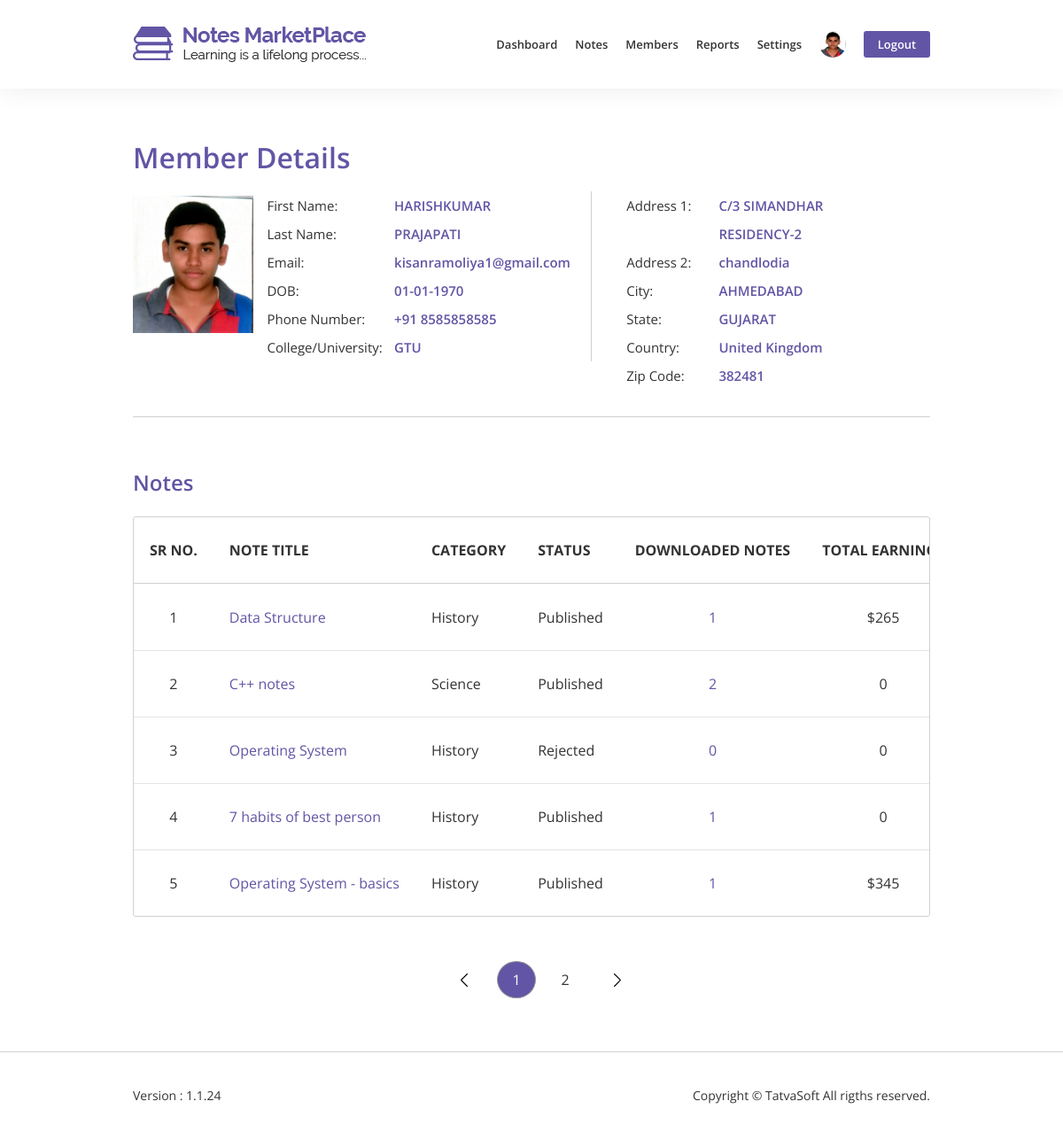
/admin/member_details.php?member=44 (signed in), run on the app's committed database.
### tables this page shows
CREATE TABLE `user` (
  `UserID` int(11) NOT NULL,
  `RoleID` int(11) NOT NULL,
  `FirstName` varchar(50) NOT NULL,
  `LastName` varchar(50) NOT NULL,
  `EmailID` varchar(100) NOT NULL,
  `Password` varchar(200) NOT NULL,
  `IsEmailVerified` bit(10) NOT NULL DEFAULT b'0',
  `SecondaryEmailID` varchar(100) DEFAULT NULL,
  `BirthDate` date DEFAULT NULL,
  `Gender` tinyint(1) DEFAULT NULL COMMENT '0-Male 1-Female',
  `PhoneNo` varchar(20) DEFAULT NULL,
  `ProfilePictureFile` varchar(100) DEFAULT NULL,
  `Address1` varchar(100) DEFAULT NULL,
  `Address2` varchar(100) DEFAULT NULL,
  `City` varchar(50) DEFAULT NULL,
  `State` varchar(50) DEFAULT NULL,
  `Zipcode` varchar(50) DEFAULT NULL,
  `CountryID` int(11) DEFAULT NULL,
  `University` varchar(100) DEFAULT NULL,
  `CollegeName` varchar(100) DEFAULT NULL,
  `CreatedDate` datetime DEFAULT NULL,
  `CreatedBy` int(11) DEFAULT NULL,
  `ModifiedDate` datetime DEFAULT NULL,
  `ModifiedBy` int(11) DEFAULT NULL,
  `IsActive` bit(10) NOT NULL DEFAULT b'1'
);

CREATE TABLE `countrytable` (
  `CountryID` int(11) NOT NULL,
  `CountryName` varchar(100) NOT NULL,
  `CountryCode` varchar(10) NOT NULL,
  `CreatedDate` datetime DEFAULT NULL,
  `CreatedBy` int(11) DEFAULT NULL,
  `ModifiedDate` datetime DEFAULT NULL,
  `ModifiedBy` int(11) DEFAULT NULL,
  `IsActive` bit(10) NOT NULL DEFAULT b'1'
);

CREATE TABLE `notes` (
  `NoteID` int(11) NOT NULL,
  `NoteTitle` varchar(100) NOT NULL,
  `CategoryID` int(11) NOT NULL,
  `DisplayPictureFile` varchar(100) NOT NULL,
  `NoteFile` varchar(255) NOT NULL,
  `TypeID` int(11) NOT NULL,
  `NotePage` int(11) NOT NULL,
  `Description` varchar(255) NOT NULL,
  `CountryID` int(11) DEFAULT NULL,
  `InstituteName` varchar(200) DEFAULT NULL,
  `CourseName` varchar(100) DEFAULT NULL,
  `CourseCode` varchar(100) DEFAULT NULL,
  `ProfessorName` varchar(100) DEFAULT NULL,
  `SellType` bit(10) NOT NULL,
  `NotePrice` int(11) DEFAULT NULL,
  `PreviewFile` varchar(100) DEFAULT NULL,
  `SellerID` int(11) NOT NULL,
  `NoteStatusID` int(11) NOT NULL,
  `PublishedDate` datetime DEFAULT NULL,
  `ActionedBy` int(11) DEFAULT NULL,
  `AdminRemark` varchar(255) DEFAULT NULL,
  `CreatedDate` datetime DEFAULT NULL,
  `CreatedBy` int(11) DEFAULT NULL,
  `ModifiedDate` datetime DEFAULT NULL,
  `ModifiedBy` int(11) DEFAULT NULL,
  `IsActive` bit(10) NOT NULL DEFAULT b'1'
);

CREATE TABLE `categorytable` (
  `CategoryID` int(11) NOT NULL,
  `Category` varchar(100) NOT NULL,
  `Description` varchar(255) NOT NULL,
  `CreatedDate` datetime DEFAULT NULL,
  `CreatedBy` int(11) DEFAULT NULL,
  `ModifiedDate` datetime DEFAULT NULL,
  `ModifiedBy` int(11) DEFAULT NULL,
  `IsActive` bit(10) NOT NULL DEFAULT b'1'
);

CREATE TABLE `notestatus` (
  `NoteStatusID` int(11) NOT NULL,
  `Status` varchar(100) NOT NULL,
  `CreatedDate` datetime DEFAULT NULL,
  `CreatedBy` int(11) DEFAULT NULL,
  `ModifiedDate` datetime DEFAULT NULL,
  `ModifiedBy` int(11) DEFAULT NULL,
  `IsActive` bit(10) NOT NULL DEFAULT b'1'
);

### functions.php (called while the page is built, shortened)
<?php
include 'Database/database.php';
?>
<?php
function ProfileImage($user_id){
    global $connection;
    $query = "SELECT DefaultProfilePicture FROM systemtable WHERE SystemID = 1";
    $profile_query = mysqli_query($connection,$query);
    $row = mysqli_fetch_array($profile_query);
    $default_profile_picture = $row['DefaultProfilePicture'];
    $query = "SELECT ProfilePictureFile FROM user WHERE UserID = $user_id";
    $profile_picture_query = mysqli_query($connection, $query);
    $row = mysqli_fetch_array($profile_picture_query);
    $profile_image = $row['ProfilePictureFile'];
    if(!empty($profile_image)){
        $profile_image = "../images/uploads/profile_picture/$profile_image";
    }
    else{
        $profile_image = "../images/uploads/profile_picture/$default_profile_picture";
    }
    return $profile_image;
}
?>

### admin/member_details.php (the view, shortened to what this page needs)
<?php
    include '../Database/database.php';
    include '../functions.php';
    $member_id=$_GET['member'];
    $profile_image_nav = ProfileImage($member_id);
    $query = "SELECT * FROM user WHERE UserID = $member_id";
    $member_data_query = mysqli_query($connection, $query);
    while($row = mysqli_fetch_array($member_data_query)){
        $query = "SELECT CountryName FROM countrytable WHERE CountryID = {$row['CountryID']}";
        $country_query = mysqli_query($connection, $query);
        $row1 = mysqli_fetch_array($country_query);
        $country = $row1['CountryName'];
        $fname = $row['FirstName'];
        $lname = $row['LastName'];
        $email = $row['EmailID'];
        $DOBirth   = $row['BirthDate'];
        $DOB = date('m-d-Y',strtotime($DOBirth));
        $phone_no = $row['PhoneNo'];
        $university = $row['University'];
        $address_1 = $row['Address1'];
        $address_2 = $row['Address2'];
        $city = $row['City'];
        $state = $row['State'];
        $zipcode = $row['Zipcode'];
    }
?>
<!DOCTYPE html>
<html lang="en">
    <head>
        <link rel="stylesheet" href="../css/datatable/jquery.dataTables.min.css">
        <link rel="stylesheet" href="../css/bootstrap/bootstrap.min.css">
        <link rel="stylesheet" href="../css/admin-style.css">
        <link rel="stylesheet" href="../css/admin-responsive.css">
    </head>
    <body>
        <nav class="navbar fixed-top navbar-expand-lg box">
            <div class="container-fluid">
                <a class="navbar-brand" href="dashboard_admin.php">
                    <img src="../images/home/logo.png" alt="NotesMarketPlace logo">
                </a>
                <div class="collapse navbar-collapse" id="navbarTogglerDemo01">
                    <ul class="navbar-nav ml-auto">
                        <li><a href="dashboard_admin.php">Dashboard</a></li>
                        <li class="dropdown">
                            <a href="#" style="border: none;" class="dropdown-toggle" id="profile-dropdown" data-toggle="dropdown" aria-haspopup="true" aria-expanded="false">Notes</a>
                        </li>
                        <li><a href="members.php">Members</a></li>
                        <li class="dropdown">
                            <a href="#" style="border: none;" class="dropdown-toggle" id="profile-dropdown" data-toggle="dropdown" aria-haspopup="true" aria-expanded="false">Reports</a>
                        </li>
                        <li class="dropdown">
                            <a href="#" style="border: none;" class="dropdown-toggle" id="profile-dropdown" data-toggle="dropdown" aria-haspopup="true" aria-expanded="false">Settings</a>
                        </li>
                        <li class="dropdown">
                                <a href="#" style="border: none;" class="dropdown-toggle" id="profile-dropdown" data-toggle="dropdown" aria-haspopup="true" aria-expanded="false"><img src=<?php echo $profile_image_nav;?> alt="progile image"></a>
                        </li>
                        <li style="padding-right:0;"><a href="../logout.php" style="border: none;"><button>Logout</button></a></li>
                    </ul>
                </div>
            </div>
        </nav>
        <div id="member-details" class="box">
            <div class="container-fluid">
                <div class="row">
                    <div class="col-md-12">
                        <h2>Member Details</h2>
                    </div>
                </div>
                <div class="row">
                    <div class="col-md-12 member-box" style="display: flex;">
                        <img src=<?php echo $profile_image_nav;?> alt="member image">
                        <div class="member-box-inner" style="display: flex;">
                            <div class="col-lg-6 col-md-7 col-12">
                                <div class="row" id="text-left">
                                    <div class="label col-5">First Name:</div>
                                    <div class="col-7 data"><?php echo $fname;?></div>
                                    <div class="label col-5">Last Name:</div>
                                    <div class="col-7 data"><?php echo $lname;?></div>
                                    <div class="label col-5">Email:</div>
                                    <div class="col-7 data"><?php echo $email;?></div>
                                    <div class="label col-5">DOB:</div>
                                    <div class="col-7 data"><?php echo (!empty($DOBirth)) ? $DOB :'NA';?></div>
                                    <div class="label col-5">Phone Number:</div>
                                    <div class="col-7 data"><?php echo $phone_no;?></div>
                                    <div class="label col-5">College/University:</div>
                                    <div class="col-7 data"><?php echo (!empty($university)) ? $university :'NA';?></div>
                                </div>
                            </div>
                            <div class="col-lg-6 col-md-5 col-12">
                                <div class="row pl-4" id="text-right">
                                    <div class="col-lg-4 col-5 label">Address 1:</div>
                                    <div class="col-7 data"><?php echo $address_1;?></div>
                                    <div class="col-lg-4 col-5 label">Address 2:</div>
                                    <div class="col-7 data"><?php echo (!empty($address_2)) ? $address_2 :'NA';?></div>
                                    <div class="col-lg-4 col-5 label">City:</div>
                                    <div class="col-7 data"><?php echo $city;?></div>
                                    <div class="col-lg-4 col-5 label">State:</div>
                                    <div class="col-7 data"><?php echo $state;?></div>
                                    <div class="col-lg-4 col-5 label">Country:</div>
                                    <div class="col-7 data"><?php echo $country;?></div>
                                    <div class="col-lg-4 col-5 label">Zip Code:</div>
                                    <div class="col-7 data"><?php echo $zipcode;?></div>
                                </div>
                            </div>
                    </div>
                    </div>
                </div>
            </div>
        </div>
        <div class="admin-table box">
            <div class="container-fluid">
                <div class="row">
                    <div class="col-md-12">
                        <h2 class="mb-4">Notes</h2>
                    </div>
                </div>
                <?php
                    $query = "SELECT notes.NoteID, notes.NoteTitle, notes.NoteFile, categorytable.Category, notestatus.Status, notes.CreatedDate, notes.PublishedDate, (SELECT count(DownloadID) FROM downloads WHERE downloads.NoteID = notes.NoteID AND SellerID = $member_id AND RequestStatus = 1 AND IsActive = 1) AS TotalDownloads, (SELECT SUm(NotePrice) FROM downloads WHERE downloads.NoteID = notes.NoteID AND SellerID = $member_id AND RequestStatus = 1 AND IsActive = 1) AS TotalEarnings  FROM notes JOIN categorytable ON notes.CategoryID = categorytable.CategoryID JOIN notestatus ON notes.NoteStatusID = notestatus.NoteStatusID WHERE notes.SellerID = $member_id AND notes.NoteStatusID > 1 AND notes.IsActive = 1 ORDER BY notes.CreatedDate asc";
                    $member_table_query = mysqli_query($connection, $query);
                ?>
                <table id="members-notes-table" class="datatable display nowrap" style="width: 100%;">
                    <thead>
                        <tr>
                            <th class="text-center">Sr No.</th>
                            <th>Note Title</th>
                            <th>Category</th>
                            <th>Status</th>
                            <th class="text-center">Downloaded notes</th>
                            <th class="text-center">Total Earnings</th>
                        </tr>
                    </thead>
                    <tbody>
                        <?php
                            $count = 0;
                            while($row = mysqli_fetch_array($member_table_query)){
                                $count++;
                        ?>
                        <tr>
                            <td class="text-center"><?php echo $count;?></td>
                            <td class="color-text"><a href="notes_details_admin.php?note=<?php echo $row['NoteID'];?>"><?php echo $row['NoteTitle'];?></td>
                            <td><?php echo $row['Category'];?></td>
                            <td><?php echo $row['Status'];?></td>
                            <td class="text-center color-text">
                                <a href="downloaded_notes.php?NoteID=<?php echo $row['NoteID'];?>&Title=<?php echo $row['NoteTitle'];?>">
                                    <?php echo $row['TotalDownloads'];?>
                                </a>
                            </td>
                            <td class="text-center"><?php echo (!empty($row['TotalEarnings']))?'$'.$row['TotalEarnings']:'0';?></td>
                        </tr>
                        <?php }?>
                    </tbody>
                </table>
            </div>
        </div>
        <footer class="box">
            <div class="container-fluid">
                <div class="row">
                    <div class="col-md-6 col-4 pr-0">
                        <p>Version : 1.1.24</p>
                    </div>
                    <div class="col-md-6 col-8 text-right pl-0">
                        <p>Copyright &copy; TatvaSoft All rigths reserved.</p>
                    </div>
                </div>
            </div>
        </footer>
    </body>
</html>

### data on the page
user: ProfilePictureFile (picture), FirstName "HARISHKUMAR", LastName "PRAJAPATI", EmailID "kisanramoliya1@gmail.com", BirthDate "01-01-1970", PhoneNo "+91 8585858585", University "GTU", Address1 "C/3 SIMANDHAR RESIDENCY-2", Address2 "chandlodia", City "AHMEDABAD", State "GUJARAT", Zipcode "382481"
countrytable: CountryName "United Kingdom"
notes: NoteTitle "Data Structure", CategoryID.Category "History", NoteStatusID.Status "Published", TotalDownloads "1", TotalEarnings "265"
notes: NoteTitle "C++ notes", CategoryID.Category "Science", NoteStatusID.Status "Published", TotalDownloads "2", shows "0"
notes: NoteTitle "Operating System", CategoryID.Category "History", NoteStatusID.Status "Rejected", TotalDownloads "0"
notes: NoteTitle "7 habits of best person", CategoryID.Category "History", NoteStatusID.Status "Published", TotalDownloads "1", shows "0"
notes: NoteTitle "Operating System - basics", CategoryID.Category "History", NoteStatusID.Status "Published", TotalDownloads "1", TotalEarnings "345"
